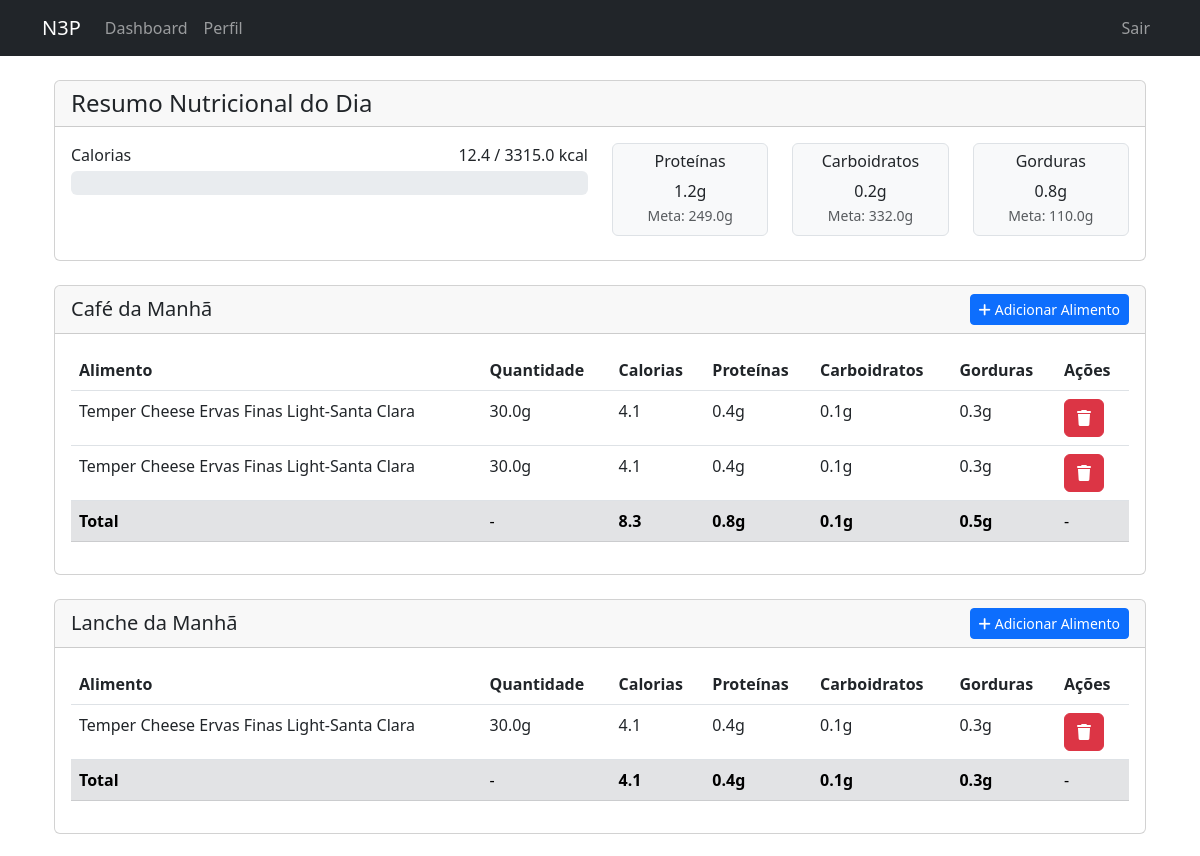
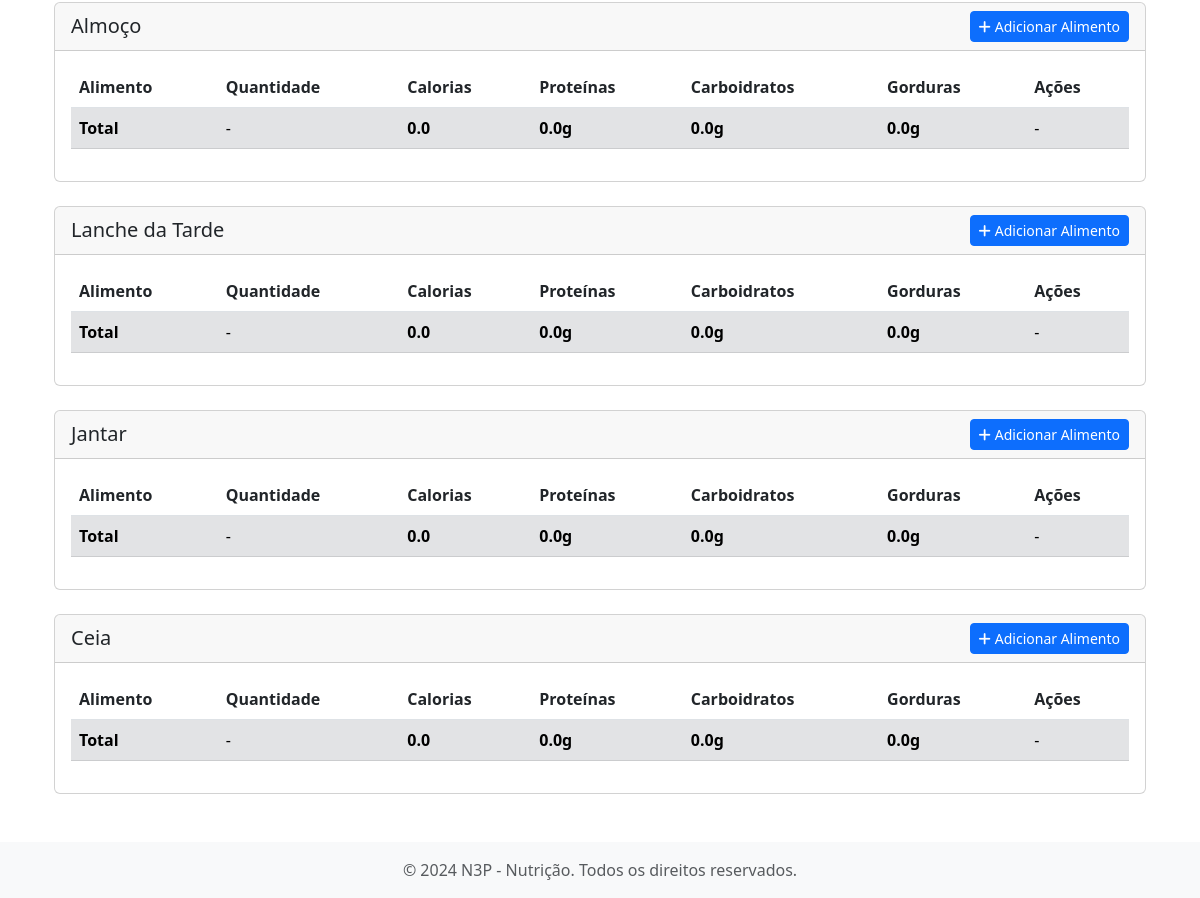
The page /dashboard (signed in) on the database its author committed (2 pictures, top to bottom).
### app/models/user.py (models this page shows, shortened)
class User(UserMixin, db.Model):
    id = db.Column(db.Integer, primary_key=True)
    username = db.Column(db.String(80), unique=True, nullable=False)
    password_hash = db.Column(db.String(120), nullable=False)
    nome = db.Column(db.String(100), nullable=False)
    idade = db.Column(db.Integer, nullable=False)
    altura = db.Column(db.Float, nullable=False)  # altura em metros
    peso = db.Column(db.Float, nullable=False)  # peso em kg
    sexo = db.Column(
        db.String(1), nullable=False
    )  # 'M' para masculino, 'F' para feminino
    fator_atividade = db.Column(db.String(20), nullable=False)
    objetivo = db.Column(db.String(50), nullable=False)
    calories_goal = db.Column(db.Float, nullable=True)
    proteins_goal = db.Column(db.Float, nullable=True)
    carbs_goal = db.Column(db.Float, nullable=True)
    fats_goal = db.Column(db.Float, nullable=True)
    foods = db.relationship("Food", backref="user", lazy=True)

### app/models/food.py (models this page shows, shortened)
class Food(db.Model):
    id = db.Column(db.Integer, primary_key=True)
    code = db.Column(db.String(20), nullable=False)  # Food code from Excel file
    name = db.Column(db.String(100), nullable=False)
    quantity = db.Column(db.Float, nullable=False, default=DEFAULT_PORTION_SIZE)
    calories = db.Column(db.Float, nullable=False)
    proteins = db.Column(db.Float, nullable=False)
    carbs = db.Column(db.Float, nullable=False)
    fats = db.Column(db.Float, nullable=False)
    user_id = db.Column(db.Integer, db.ForeignKey("user.id"), nullable=False)
    date = db.Column(db.DateTime, nullable=False, default=datetime.utcnow)
    meal_type = db.Column(db.String(20), nullable=False)

### app/blueprints/main/routes.py (the view)
@bp.route("/dashboard")
@login_required
def dashboard():
    today = datetime.utcnow().date()
    foods = Food.query.filter(
        Food.user_id == current_user.id, db.func.date(Food.date) == today
    ).all()
    foods_by_meal = {
        "cafe_da_manha": [],
        "lanche_manha": [],
        "almoco": [],
        "lanche_tarde": [],
        "janta": [],
        "ceia": [],
    }
    for food in foods:
        foods_by_meal[food.meal_type].append(food)
    total_calories = sum(food.calories for food in foods)
    total_proteins = sum(food.proteins for food in foods)
    total_carbs = sum(food.carbs for food in foods)
    total_fats = sum(food.fats for food in foods)
    meal_totals = {}
    for meal_type, foods_list in foods_by_meal.items():
        meal_totals[meal_type] = type(
            "MealTotals",
            (),
            {
                "calories": sum(food.calories for food in foods_list),
                "proteins": sum(food.proteins for food in foods_list),
                "carbs": sum(food.carbs for food in foods_list),
                "fats": sum(food.fats for food in foods_list),
            },
        )
    user_goals = type(
        "UserGoals",
        (),
        {
            "calories": current_user.calories_goal or 0,
            "proteins": current_user.proteins_goal or 0,
            "carbs": current_user.carbs_goal or 0,
            "fats": current_user.fats_goal or 0,
        },
    )
    return render_template(
        "main/dashboard.html",
        user=current_user,
        foods_by_meal=foods_by_meal,
        total_calories=total_calories,
        total_proteins=total_proteins,
        total_carbs=total_carbs,
        total_fats=total_fats,
        daily_totals=type(
            "DailyTotals",
            (),
            {
                "calories": total_calories,
                "proteins": total_proteins,
                "carbs": total_carbs,
                "fats": total_fats,
            },
        ),
        user_goals=user_goals,
        meal_types=MEAL_TYPES,
        meals=foods_by_meal,
        meal_totals=meal_totals,
    )

### app/__init__.py (called while the page is built)
def create_app(config_class=Config):
    app = Flask(__name__)
    app.config.from_object(config_class)
    db.init_app(app)
    migrate.init_app(app, db)
    login.init_app(app)
    from app.blueprints.auth import bp as auth_bp
    app.register_blueprint(auth_bp, url_prefix="/auth")
    from app.blueprints.main import bp as main_bp
    app.register_blueprint(main_bp)
    from app.blueprints.errors import bp as errors_bp
    app.register_blueprint(errors_bp)
    from app.models import User
    @login.user_loader
    def load_user(id):
        return User.query.get(int(id))
    return app

### app/templates/main/dashboard.html (shortened to what this page needs)
{% extends "base.html" %} {% from "macros/forms.html" import render_food_row %}
{% block title %}Dashboard - N3P{% endblock %} {% block content %}
<div class="container">
  <div class="row mb-4">
    <div class="col-md-12">
      <div class="card">
        <div class="card-header">
          <h4 class="mb-0">Resumo Nutricional do Dia</h4>
        </div>
        <div class="card-body">
          <div class="row">
            <div class="col-md-6">
              <div class="progress-wrapper mb-3">
                <div
                  class="d-flex justify-content-between align-items-center mb-1"
                >
                  <span>Calorias</span>
                  <span
                    >{{ "%.1f"|format(daily_totals.calories) }} / {{
                    "%.1f"|format(user_goals.calories) }} kcal</span
                  >
                </div>
                <div class="progress">
                </div>
              </div>
            </div>
            <div class="col-md-6">
              <div class="row">
                <div class="col-md-4">
                  <div class="nutrient-box text-center p-2 rounded mb-2">
                    <h6>Proteínas</h6>
                    <p class="mb-0">
                      {{ "%.1f"|format(daily_totals.proteins) }}g
                    </p>
                    <small class="text-muted"
                      >Meta: {{ "%.1f"|format(user_goals.proteins) }}g</small
                    >
                  </div>
                </div>
                <div class="col-md-4">
                  <div class="nutrient-box text-center p-2 rounded mb-2">
                    <h6>Carboidratos</h6>
                    <p class="mb-0">{{ "%.1f"|format(daily_totals.carbs) }}g</p>
                    <small class="text-muted"
                      >Meta: {{ "%.1f"|format(user_goals.carbs) }}g</small
                    >
                  </div>
                </div>
                <div class="col-md-4">
                  <div class="nutrient-box text-center p-2 rounded mb-2">
                    <h6>Gorduras</h6>
                    <p class="mb-0">{{ "%.1f"|format(daily_totals.fats) }}g</p>
                    <small class="text-muted"
                      >Meta: {{ "%.1f"|format(user_goals.fats) }}g</small
                    >
                  </div>
                </div>
              </div>
            </div>
          </div>
        </div>
      </div>
    </div>
  </div>
  {% for meal_type, meal_name in meal_types.items() %}
  <div class="row mb-4">
    <div class="col-md-12">
      <div class="card">
        <div
          class="card-header d-flex justify-content-between align-items-center"
        >
          <h5 class="mb-0">{{ meal_name }}</h5>
          <button
            class="btn btn-primary btn-sm"
            onclick="addNewRow('{{ meal_type }}')"
          >
            <i class="fas fa-plus me-1"></i>Adicionar Alimento
          </button>
        </div>
        <div class="card-body">
          <div class="table-responsive">
            <table class="table table-hover">
              <thead>
                <tr>
                  <th>Alimento</th>
                  <th>Quantidade</th>
                  <th>Calorias</th>
                  <th>Proteínas</th>
                  <th>Carboidratos</th>
                  <th>Gorduras</th>
                  <th>Ações</th>
                </tr>
              </thead>
              <tbody id="{{ meal_type }}-foods">
                {% for food in meals[meal_type] %} {{ render_food_row(food) }}
                {% endfor %}
              </tbody>
              <tfoot>
                <tr class="table-secondary">
                  <td><strong>Total</strong></td>
                  <td>-</td>
                  <td>
                    <strong
                      >{{ "%.1f"|format(meal_totals[meal_type].calories)
                      }}</strong
                    >
                  </td>
                  <td>
                    <strong
                      >{{ "%.1f"|format(meal_totals[meal_type].proteins)
                      }}g</strong
                    >
                  </td>
                  <td>
                    <strong
                      >{{ "%.1f"|format(meal_totals[meal_type].carbs)
                      }}g</strong
                    >
                  </td>
                  <td>
                    <strong
                      >{{ "%.1f"|format(meal_totals[meal_type].fats) }}g</strong
                    >
                  </td>
                  <td>-</td>
                </tr>
              </tfoot>
            </table>
          </div>
        </div>
      </div>
    </div>
  </div>
  {% endfor %}
</div>
{% endblock %}

### app/templates/base.html (shortened to what this page needs)
<!DOCTYPE html>
<html lang="pt-BR">
  <head>
    <link
      href="https://cdn.jsdelivr.net/npm/bootstrap@5.3.0/dist/css/bootstrap.min.css"
      rel="stylesheet"
    />
    <link
      href="https://cdnjs.cloudflare.com/ajax/libs/font-awesome/6.0.0/css/all.min.css"
      rel="stylesheet"
    />
  </head>
  <body>
    <nav class="navbar navbar-expand-lg navbar-dark bg-dark">
      <div class="container">
        <a class="navbar-brand" href="{{ url_for('main.index') }}">N3P</a>
        <div class="collapse navbar-collapse" id="navbarNav">
          <ul class="navbar-nav me-auto">
            {% if current_user.is_authenticated %}
            <li class="nav-item">
              <a class="nav-link" href="{{ url_for('main.dashboard') }}"
                >Dashboard</a
              >
            </li>
            <li class="nav-item">
              <a class="nav-link" href="{{ url_for('auth.profile') }}"
                >Perfil</a
              >
            </li>
            {% endif %}
          </ul>
          <ul class="navbar-nav">
            {% if current_user.is_authenticated %}
            <li class="nav-item">
              <a class="nav-link" href="{{ url_for('auth.logout') }}">Sair</a>
            </li>
            {% endif %}
          </ul>
        </div>
      </div>
    </nav>
    <main class="container py-4">{% block content %}{% endblock %}</main>
    <footer class="footer mt-auto py-3 bg-light">
      <div class="container text-center">
        <span class="text-muted"
          >© 2024 N3P - Nutrição. Todos os direitos reservados.</span
        >
      </div>
    </footer>
  </body>
</html>

### app/templates/macros/forms.html (shortened to what this page needs)
 {% macro render_food_row(food) %}
<tr id="food-{{ food.id }}">
  <td>{{ food.name }}</td>
  <td>{{ "%.1f"|format(food.quantity) }}g</td>
  <td>{{ "%.1f"|format(food.calories) }}</td>
  <td>{{ "%.1f"|format(food.proteins) }}g</td>
  <td>{{ "%.1f"|format(food.carbs) }}g</td>
  <td>{{ "%.1f"|format(food.fats) }}g</td>
  <td>
    <div class="action-buttons">
      <button
        class="btn btn-danger"
        onclick="deleteFood({{ food.id }})"
        title="Excluir"
      >
        <i class="fas fa-trash"></i>
      </button>
    </div>
  </td>
</tr>
{% endmacro %}

### app/templates/main/dashboard.html (style rules this page uses)
.nutrient-box { background-color: #f8f9fa; border: 1px solid #dee2e6; }
.progress { height: 1.5rem; }
.table-responsive { overflow: visible !important; }

### rows shown on the page
User: calories "3315.0", proteins "249.0", carbs "332.0", fats "110.0"
Food: name "Temper Cheese Ervas Finas Light-Santa Clara", quantity "30.0", calories "4.1", proteins "0.4", carbs "0.1", fats "0.3"
Food: name "Temper Cheese Ervas Finas Light-Santa Clara", quantity "30.0", calories "4.1", proteins "0.4", carbs "0.1", fats "0.3"
Food: name "Temper Cheese Ervas Finas Light-Santa Clara", quantity "30.0", calories "4.1", proteins "0.4", carbs "0.1", fats "0.3"

### other values the page prints
{{ "%.1f"|format(daily_totals.calories) }} "12.4"
{{ "%.1f"|format(daily_totals.proteins) }} "1.2"
{{ "%.1f"|format(daily_totals.carbs) }} "0.2"
{{ "%.1f"|format(daily_totals.fats) }} "0.8"
{{ meal_name }} "Café da Manhã" "Lanche da Manhã" "Almoço" "Lanche da Tarde" "Jantar" "Ceia"
{{ "%.1f"|format(meal_totals[meal_type].calories) }} "8.3" "4.1" "0.0" "0.0" "0.0" "0.0"
{{ "%.1f"|format(meal_totals[meal_type].proteins) }} "0.8" "0.4" "0.0" "0.0" "0.0" "0.0"
{{ "%.1f"|format(meal_totals[meal_type].carbs) }} "0.1" "0.1" "0.0" "0.0" "0.0" "0.0"
{{ "%.1f"|format(meal_totals[meal_type].fats) }} "0.5" "0.3" "0.0" "0.0" "0.0" "0.0"
